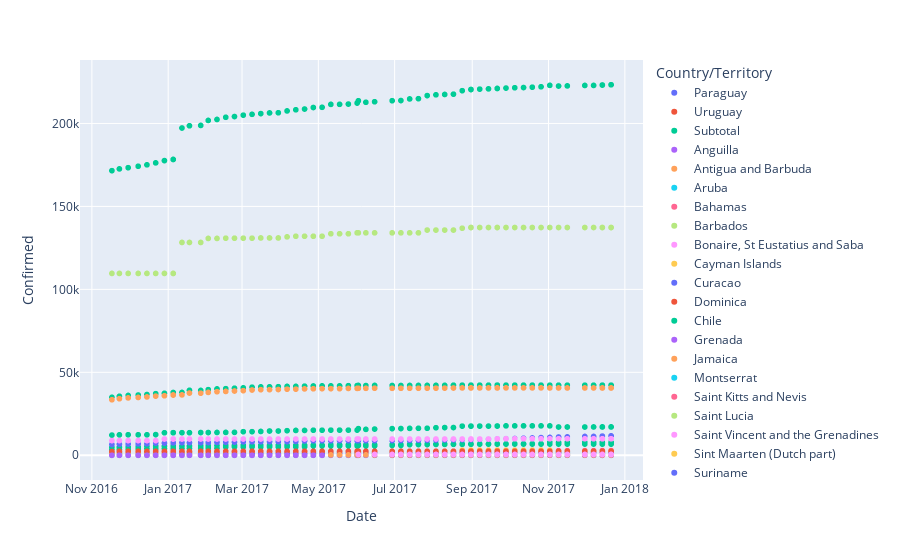

Here is the notebook cell this chart was saved with:
### Markdown cell above
- Infections over time

### Code cell
fig = px.scatter(zika16to18, x="Date", y="Confirmed", color="Country/Territory")
fig.show()
